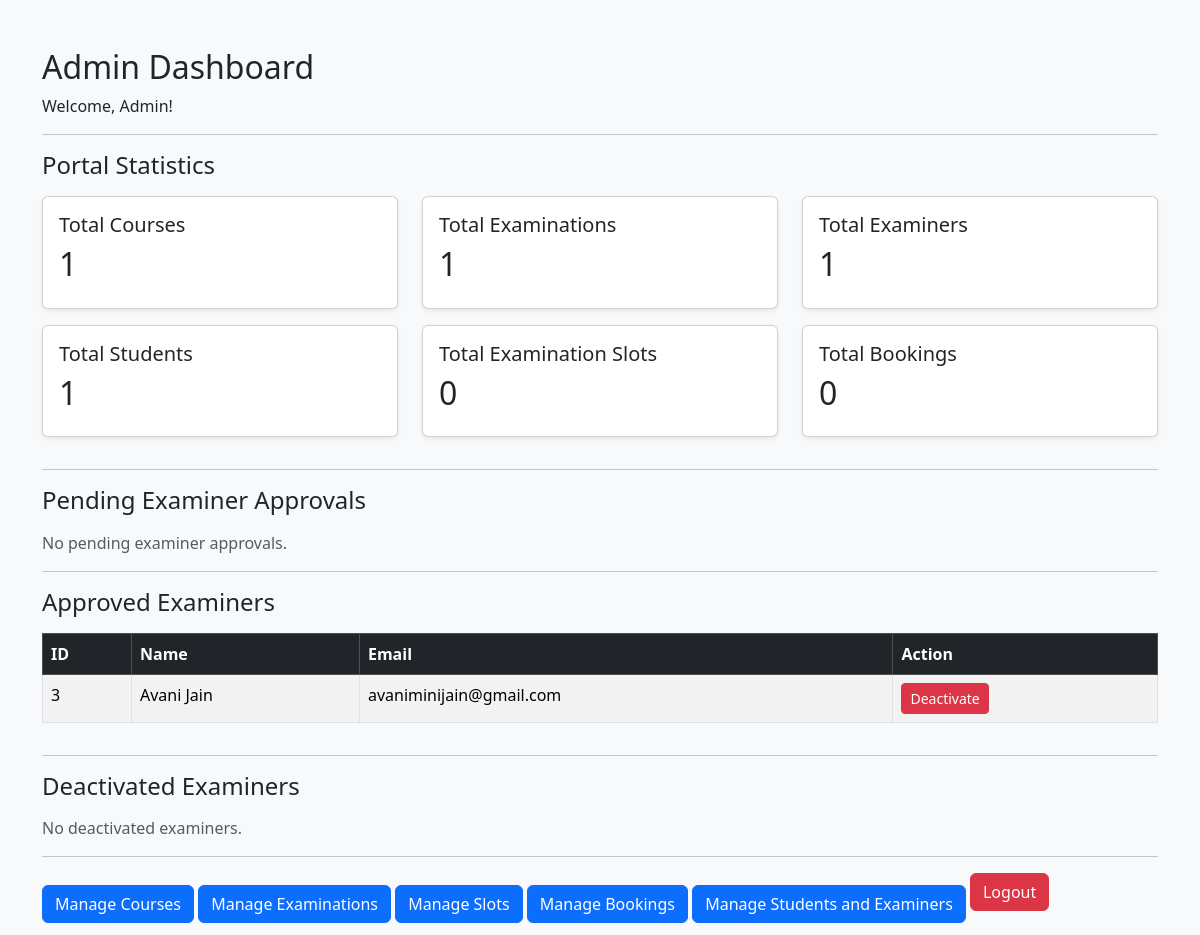
Screenshot of /admin_dashboard (signed in) with the database file from the repository.
### models.py (models this page shows, shortened)
class User(db.Model):
    id = db.Column(db.Integer, primary_key=True)
    name = db.Column(db.String(100), nullable=False)
    email = db.Column(db.String(100), unique=True, nullable=False)
    password_hash = db.Column(db.String(200), nullable=False)
    role = db.Column(db.String(20), nullable=False)
    is_approved = db.Column(db.Boolean, default=False)
    is_active = db.Column(db.Boolean, default=True)

### app.py (the view)
@app.route("/admin_dashboard")
@role_required("Admin")
def admin_dashboard():
    total_courses = Course.query.count()
    total_examinations = Examination.query.count()
    total_examiners = User.query.filter_by(role="Examiner").count()
    total_students = User.query.filter_by(role="Student").count()
    total_slots = ExaminationSlot.query.count()
    total_bookings = Booking.query.count()
    pending_examiners = User.query.filter_by(
        role="Examiner",
        is_approved=False
    ).all()
    approved_examiners = User.query.filter_by(
        role="Examiner",
        is_approved=True,
        is_active=True
    ).all()
    inactive_examiners = User.query.filter_by(
        role="Examiner",
        is_active=False
    ).all()
    return render_template(
        "admin_dashboard.html",
        total_courses=total_courses,
        total_examinations=total_examinations,
        total_examiners=total_examiners,
        total_students=total_students,
        total_slots=total_slots,
        total_bookings=total_bookings,
        pending_examiners=pending_examiners,
        approved_examiners=approved_examiners,
        inactive_examiners=inactive_examiners
    )

### app.py (called while the page is built)
def role_required(required_role):
    def decorator(function):
        @wraps(function)
        def wrapper(*args, **kwargs):
            if "user_id" not in session:
                return redirect(url_for("login"))
            user = User.query.get(session["user_id"])
            if not user.is_active:
                session.clear()
                return redirect(url_for("login"))
            if user is None:
                session.clear()
                return redirect(url_for("login"))
            if user.role != required_role:
                abort(403)
            if user.role == "Examiner" and not user.is_approved:
                session.clear()
                return redirect(url_for("login"))
            return function(*args, **kwargs)
        return wrapper
    return decorator

### templates/admin_dashboard.html (shortened to what this page needs)
<!DOCTYPE html>
<html>
<head>
    <link href="https://cdn.jsdelivr.net/npm/bootstrap@5.3.3/dist/css/bootstrap.min.css"
          rel="stylesheet">
</head>
<body class="bg-light">
<div class="container mt-5">
    <h2>Admin Dashboard</h2>
    <p>Welcome, {{ session["user_name"] }}!</p>
    <hr>
    <h4 class="mb-3">Portal Statistics</h4>
    <div class="row">
        <div class="col-md-4 mb-3">
            <div class="card p-3 shadow-sm">
                <h5>Total Courses</h5>
                <h2>{{ total_courses }}</h2>
            </div>
        </div>
        <div class="col-md-4 mb-3">
            <div class="card p-3 shadow-sm">
                <h5>Total Examinations</h5>
                <h2>{{ total_examinations }}</h2>
            </div>
        </div>
        <div class="col-md-4 mb-3">
            <div class="card p-3 shadow-sm">
                <h5>Total Examiners</h5>
                <h2>{{ total_examiners }}</h2>
            </div>
        </div>
        <div class="col-md-4 mb-3">
            <div class="card p-3 shadow-sm">
                <h5>Total Students</h5>
                <h2>{{ total_students }}</h2>
            </div>
        </div>
        <div class="col-md-4 mb-3">
            <div class="card p-3 shadow-sm">
                <h5>Total Examination Slots</h5>
                <h2>{{ total_slots }}</h2>
            </div>
        </div>
        <div class="col-md-4 mb-3">
            <div class="card p-3 shadow-sm">
                <h5>Total Bookings</h5>
                <h2>{{ total_bookings }}</h2>
            </div>
        </div>
    </div>
    <hr>
    <h4 class="mb-3">Pending Examiner Approvals</h4>
    {% if pending_examiners %}
    <div class="table-responsive">
        <table class="table table-bordered table-striped">
            <thead class="table-dark">
                <tr>
                    <th>ID</th>
                    <th>Name</th>
                    <th>Email</th>
                    <th>Action</th>
                </tr>
            </thead>
            <tbody>
                {% for examiner in pending_examiners %}
                <tr>
                    <td>{{ examiner.id }}</td>
                    <td>{{ examiner.name }}</td>
                    <td>{{ examiner.email }}</td>
                    <td>
                        <form method="POST"
                              action="{{ url_for('approve_examiner', user_id=examiner.id) }}">
                            <button type="submit"
                                    class="btn btn-success btn-sm">
                                Approve
                            </button>
                        </form>
                    </td>
                </tr>
                {% endfor %}
            </tbody>
        </table>
    </div>
    {% else %}
    <p class="text-muted">No pending examiner approvals.</p>
    {% endif %}
    <hr>
    <h4 class="mb-3">Approved Examiners</h4>
    {% if approved_examiners %}
    <div class="table-responsive">
        <table class="table table-bordered table-striped">
            <thead class="table-dark">
                <tr>
                    <th>ID</th>
                    <th>Name</th>
                    <th>Email</th>
                    <th>Action</th>
                </tr>
            </thead>
            <tbody>
                {% for examiner in approved_examiners %}
                <tr>
                    <td>{{ examiner.id }}</td>
                    <td>{{ examiner.name }}</td>
                    <td>{{ examiner.email }}</td>
                    <td>
                        <form method="POST"
                              action="{{ url_for('deactivate_examiner', user_id=examiner.id) }}">
                            <button type="submit"
                                    class="btn btn-danger btn-sm">
                                Deactivate
                            </button>
                        </form>
                    </td>
                </tr>
                {% endfor %}
            </tbody>
        </table>
    </div>
    {% else %}
    <p class="text-muted">No approved active examiners.</p>
    {% endif %}
    <hr>
    <h4 class="mb-3">Deactivated Examiners</h4>
    {% if inactive_examiners %}
    <div class="table-responsive">
        <table class="table table-bordered table-striped">
            <thead class="table-dark">
                <tr>
                    <th>ID</th>
                    <th>Name</th>
                    <th>Email</th>
                    <th>Action</th>
                </tr>
            </thead>
            <tbody>
                {% for examiner in inactive_examiners %}
                <tr>
                    <td>{{ examiner.id }}</td>
                    <td>{{ examiner.name }}</td>
                    <td>{{ examiner.email }}</td>
                    <td>
                        <form method="POST"
                              action="{{ url_for('reactivate_examiner', user_id=examiner.id) }}">
                            <button type="submit"
                                    class="btn btn-primary btn-sm">
                                Reactivate
                            </button>
                        </form>
                    </td>
                </tr>
                {% endfor %}
            </tbody>
        </table>
    </div>
    {% else %}
    <p class="text-muted">No deactivated examiners.</p>
    {% endif %}
    <hr>
    <a href="{{ url_for('courses') }}" class="btn btn-primary">
    Manage Courses
    </a>
    <a href="{{ url_for('examinations') }}" class="btn btn-primary">
    Manage Examinations
    </a>
    <a href="{{ url_for('admin_slots') }}"
    class="btn btn-primary">
    Manage Slots
    </a>
    <a href="{{ url_for('admin_bookings') }}"
    class="btn btn-primary">
    Manage Bookings
    </a>
    <a href="{{ url_for('admin_users') }}"
    class="btn btn-primary">
    Manage Students and Examiners
    </a>
    <a href="{{ url_for('logout') }}" class="btn btn-danger mb-4">
        Logout
    </a>
</div>
</body>
</html>

### rows the page displays
User: id "3", name "Avani Jain", email "avaniminijain@gmail.com"

### other values shown
{{ session["user_name"] }} "Admin"
{{ total_courses }} "1"
{{ total_examinations }} "1"
{{ total_examiners }} "1"
{{ total_students }} "1"
{{ total_slots }} "0"
{{ total_bookings }} "0"
